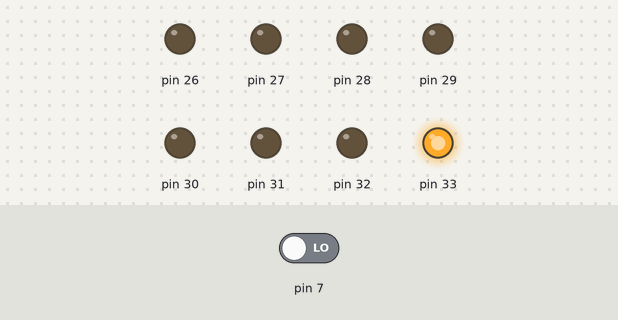
The sketch below on a simulated Arduino Mega 2560, built with avr-gcc and run on an emulated ATmega2560. Shown: output pins drawn as LEDs (lit = HIGH). Inputs (shaded band) come from the test bench; at power-on: pin 7 LOW.

Above: at 0.05 s.
At 0.35 s:
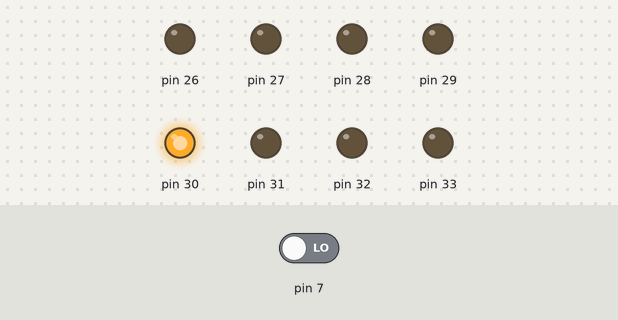
At 0.75 s:
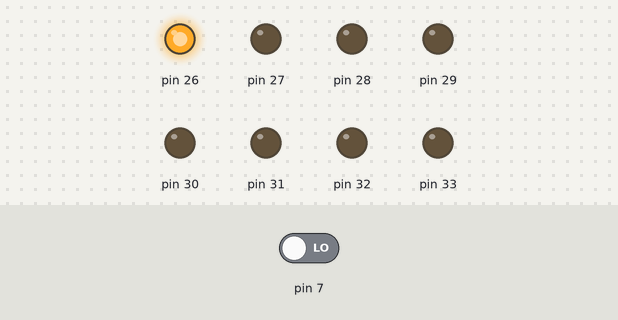
At 1.45 s:
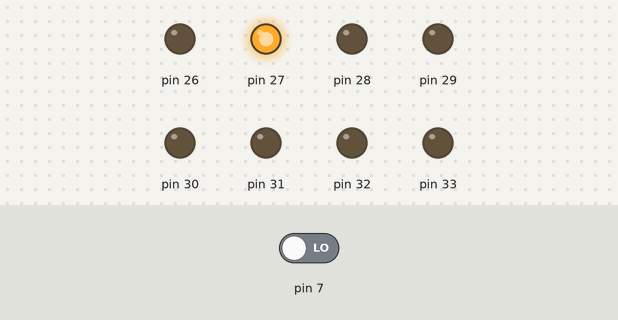
At 2.15 s:
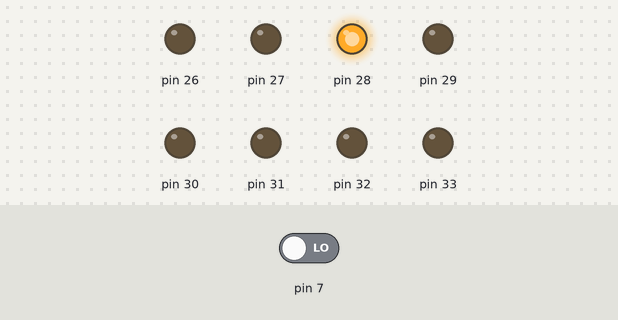
At 2.85 s:
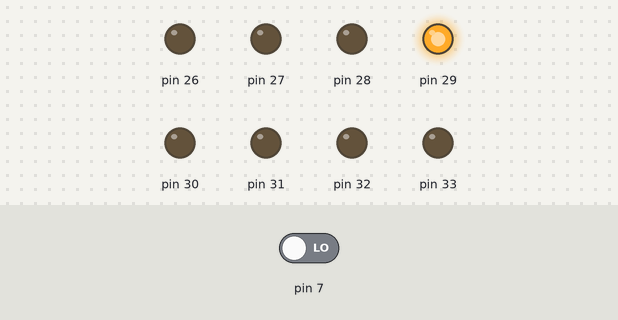
Timing chart, 0 to 3.1 s (numbered marks = the images above):
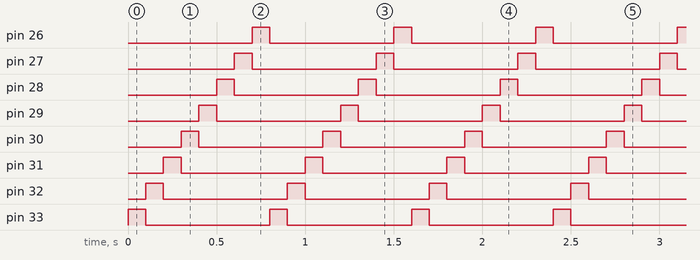

The sketch:

10_Zadatak_02.ino
```cpp
/* Napisati program koji pali lampice na pinovima od 26 do 33 u
krug. Ukoliko je upaljen taster SW2 na pinu 7, rotirati lampice od manjih ka
vecim pinovima, a u suprotnom od vecih ka manjim
*/

void setup()
{
    Serial.begin(9600);

    for(int i = 26; i <= 33; i++)
        pinMode(i, OUTPUT);
}

void loop()
{
    static int i, j;
    int smer = digitalRead(7);

    if(smer)
        i = 26, j = 33;
    else
        i = 33, j = 26;

    while(true)
    {
        if(smer)
        {
            if(i > j)
                break;

            digitalWrite(i, HIGH);
            delay(100);
            digitalWrite(i, LOW);
            i++;
        }
        else
        {
            if(i < j)
                break;

            digitalWrite(i, HIGH);
            delay(100);
            digitalWrite(i, LOW);
            i--;
        }

    }
}
```

Measured:
- by itself, pin 26–33: alternates HIGH for 0.10 s and LOW for 0.70 s
- by itself, everything shown: repeats every 0.80 s, in 8 steps
